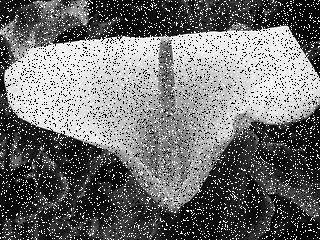
#> input picture dip/assignment-2/images/Noisy.jpg, 320 x 240 px; its folder holds only this picture in this run
$ jupyter execute Assignment2.ipynb   (shell and % lines are left out)
#> lines starting #> are read from the running program, lines starting #| are printed output that depends on the picture; after the words box and inside, x2 and y2 are one past the last pixel; in counts of white or black regions, pixels touching at a corner belong together
## Drive Link

https://drive.google.com/drive/folders/1Izj4ILnSGLLF_z4beHyjpzmodVMoGOkr

[cell 1]
import cv2
import numpy as np
import matplotlib.pyplot as plt
import time

[cell 2]
# image folder path
folder = './../images'

# loads the image and converts it to rgb
def image(name):
    img = cv2.imread(folder + '/' + name)
    return cv2.cvtColor(img, cv2.COLOR_BGR2RGB)

# loads the image in grayscale format
def grayimage(name):
#> called with name = 'Noisy.jpg'
    img = cv2.imread(folder + '/' + name, cv2.IMREAD_GRAYSCALE)
#> img is the input picture: shape (240, 320); min 0, max 255, mean 113.1
    return img

# rgb to gray
def rgb2gray(img):
    return cv2.cvtColor(img, cv2.COLOR_RGB2GRAY)

# resizes image
def resize(img, size):
    return cv2.resize(img, size, interpolation = cv2.INTER_NEAREST)

# linear mapping of images to [low, high]
def lin_map(img, low=0, high=255):
    mn, mx = np.min(img), np.max(img)
    if mn == mx:
        img[:] = low
    else:
        img = (img-mn)/(mx-mn)*(high-low)+low
    return np.round(img).astype('uint8')

# log mapping of images
def log_map(img):
    img = np.log(1+img)
    return lin_map(img)

# plots image
def imshow(img, plot=plt):
    plot.imshow(img, cmap='gray', vmin=0, vmax=255)
    plot.axis('off')

milli_time = lambda: int(round(time.time() * 1000))

## Task 1

[cell 3]
noisy = grayimage('Noisy.jpg')
noisy.shape
#> Out = (240, 320)

[cell 4]
imshow(noisy)

### Task 1.1

Implement an algorithm for low-pass filtering a grayscale image by moving a k × k averaging filter of the form ones((k,k))/(k 2 ).

[cell 5]
def add_padding(img, k1, k2):
    h, w = img.shape
    c1, c2 = k1//2, k2//2
    out = np.zeros((h+k1-1, w+k2-1), dtype=img.dtype)
    out[c1:c1+h, c2:c2+w] = img
    return out

def apply_kernel(img, kernel, pad=True):
#> called with kernel = array of shape (3, 3), pad = True
    img = img.astype('float64')
    h, w = img.shape
#> h = 240; w = 320
    k1, k2 = kernel.shape

    if pad:
        img = add_padding(img, k1, k2)
#> in add_padding, `out[c1:c1+h, c2:c2+w] = img`:
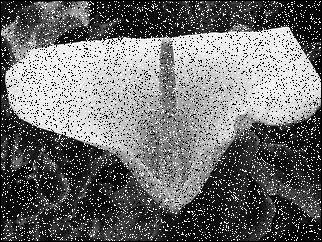
#> out: shape (242, 322) float64; min 0, max 255, mean 111.4
        out = np.zeros((h, w))
        for i in range(h):
            for j in range(w):
                out[i][j] = np.sum(kernel * img[i:i+k1, j:j+k2])
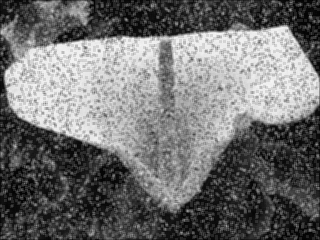
#> out: shape (240, 320) float64; min 1.89, max 247.8, mean 112.8
    else:
        out = np.zeros((h-k1+1, w-k2+1))
        for i in range(h-k1+1):
            for j in range(w-k2+1):
                out[i][j] = np.sum(kernel * img[i:i+k1, j:j+k2])

    return np.clip(np.round(out), 0, 255).astype('uint8')

def low_pass(img, k, pad=True):
    kernel = np.ones((k, k)) / k**2
    return apply_kernel(img, kernel, pad)

[cell 6]
avg = low_pass(noisy, 3)

[cell 7]
imshow(avg)

### Task 1.2

Implement a more efficient version of averaging filter.

[cell 8]
def fast_low_pass(img, k, pad=True):
#> called with k = 3, pad = True
    img = img.astype('float64')
    const = 1 / (k ** 2)
    h, w = img.shape
#> h = 240; w = 320

    if pad:
        img = add_padding(img, k, k)
        out = np.zeros((h, w))
        out[0][0] = np.sum(img[:k, :k])
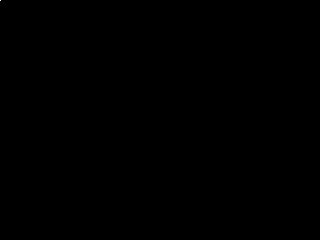
#> out: shape (240, 320) float64; values 0 (black) and 308 (white), 0% white in thin lines or dots, all inside (x1, y1, x2, y2) = (0, 0, 1, 1)
        for j in range(1, w):
            out[0][j] = out[0][j-1] + np.sum(img[:k, j+k-1] - img[:k, j-1])
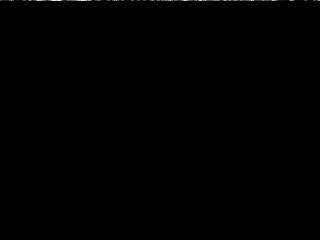
#> out: shape (240, 320) float64; 0.42% of pixels changed, all inside (x1, y1, x2, y2) = (1, 0, 320, 1); drawn with min black and max white
        for i in range(1, h):
            out[i][0] = out[i-1][0] + np.sum(img[i+k-1, :k] - img[i-1, :k])
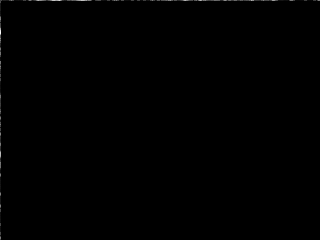
#> out: shape (240, 320) float64; 0.31% of pixels changed, all inside (x1, y1, x2, y2) = (0, 1, 1, 240); drawn with min black and max white
        for i in range(1, h):
            for j in range(1, w):
                out[i][j] = out[i][j-1]+out[i-1][j]-out[i-1][j-1]+img[i-1][j-1]+img[i+k-1][j+k-1]-img[i+k-1][j-1]-img[i-1][j+k-1]

    else:
        out = np.zeros((h-k+1, w-k+1))
        out[0][0] = np.sum(img[:k, :k])
        for j in range(1, w-k+1):
            out[0][j] = out[0][j-1] + np.sum(img[:k, j+k-1] - img[:k, j-1])
        for i in range(1, h-k+1):
            out[i][0] = out[i-1][0] + np.sum(img[i+k-1, :k] - img[i-1, :k])
        for i in range(1, h-k+1):
            for j in range(1, w-k+1):
                out[i][j] = out[i][j-1]+out[i-1][j]-out[i-1][j-1]+img[i-1][j-1]+img[i+k-1][j+k-1]-img[i+k-1][j-1]-img[i-1][j+k-1]

    out *= const
    return np.clip(np.round(out), 0, 255).astype('uint8')

[cell 9]
favg = fast_low_pass(noisy, 3)

[cell 10]
imshow(favg)

### Task 1.3

Generate a plot of k vs run-time for various sized images

[cell 11]
efficient_time = []
default_time = []

size = [(2**i, 2**i) for i in range(6, 10)]
K = [k for k in range(3, 10, 2)]

for s in size:
    img = np.random.randint(0, 255, size=s)
    te = []
    td = []
    for k in K:
        st = milli_time()
        fast_low_pass(img, k)
        en = milli_time()
        te.append(en-st)
        st = milli_time()
        low_pass(img, k)
        en = milli_time()
        td.append(en-st)
    efficient_time.append(te)
    default_time.append(td)

[cell 12]
# default graph is solid line, efficient graph is dotted line
plt.figure(figsize=(10, 6))
color = ['blue', 'green', 'red', 'cyan', 'purple']
for i in range(len(size)):
    plt.plot(K, default_time[i], linestyle='-', marker='o', color=color[i], linewidth=2)
legend = [str(s[0]) for s in size]
for i in range(len(size)):
    plt.plot(K, efficient_time[i], linestyle='--', marker='o', color=color[i], linewidth=2)
legend += ['Efficient ' + str(s[0]) for s in size]
plt.xlabel('Filter neighbourhood')
plt.ylabel('Run-time (milli-sec)')
plt.legend(legend, loc='upper center',bbox_to_anchor=(1.1, 1),fancybox=True, shadow=True)
plt.show()
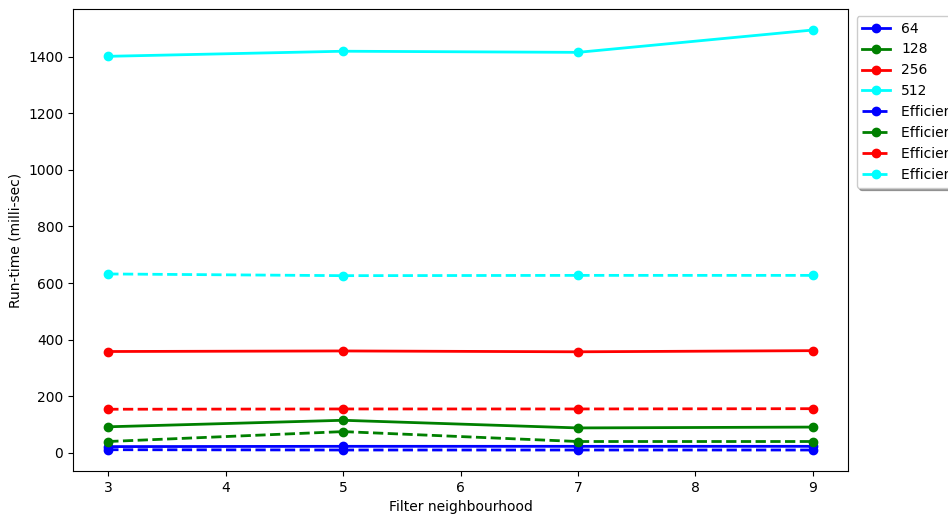
#> figure drawn by matplotlib, 1 panel
